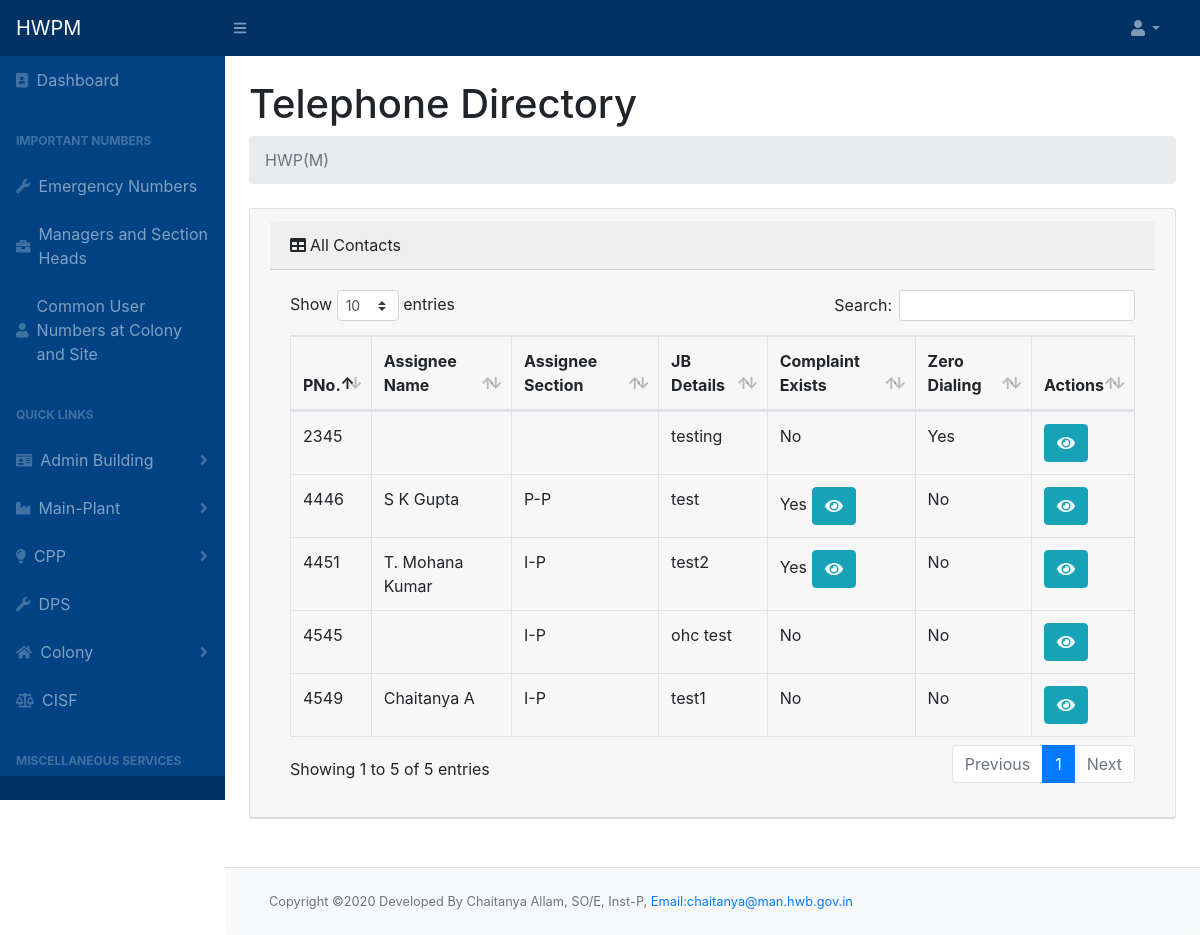
Screenshot of /teleadmin.php with the database file from the repository.
### tables this page shows
CREATE TABLE `phone_master` (
  `pno` int(10) NOT NULL,
  `parallel_pno` int(10) NOT NULL,
  `callerid_phone` int(10) NOT NULL,
  `wireless_phone` int(10) NOT NULL,
  `zero_dialing` int(10) NOT NULL,
  `jbdetails` text NOT NULL,
  `complaint_flag` tinyint(1) NOT NULL DEFAULT 0,
  `icno` int(10) NOT NULL,
  `off` tinyint(1) NOT NULL,
  `res` tinyint(1) NOT NULL,
  `emergency` tinyint(1) NOT NULL,
  `cat1` int(11) NOT NULL,
  `cat2` int(11) NOT NULL,
  `cat3` int(11) NOT NULL,
  `cat4` int(11) NOT NULL
);

CREATE TABLE `employee` (
  `icno` int(10) NOT NULL,
  `name` varchar(50) NOT NULL,
  `designation` varchar(50) NOT NULL,
  `section` varchar(50) NOT NULL,
  `pno` int(20) NOT NULL,
  `email` varchar(100) NOT NULL,
  `mobile` varchar(20) NOT NULL,
  `cat1` int(11) NOT NULL,
  `cat2` int(11) NOT NULL,
  `cat3` int(11) NOT NULL,
  `cat4` int(11) NOT NULL
);

### teleadmin.php (the view, shortened to what this page needs)
<!DOCTYPE html>
<html lang="en">
<?php include "header.php";
?>
<div id="layoutSidenav_content">
    <main>
        <div class="container-fluid">
            <h1 class="mt-4">Telephone Directory </h1>
            <ol class="breadcrumb mb-4">
                <li class="breadcrumb-item active">HWP(M)</li>
            </ol>
            <div class="card mb-4">
                <div class="card-header">
                    <div class="card-header"><i class="fas fa-table mr-1"></i>All Contacts</div>
                    <div class="card-body">
                        <div class="table-responsive table-hover">
                            <table class="table table-bordered" id="dataTable" width="100%" cellspacing="0">
                                <thead>
                                    <tr>
                                        <th>PNo.</th>
                                        <th>Assignee Name</th>
                                        <th>Assignee Section</th>
                                        <th>JB Details</th>
                                        <th>Complaint Exists</th>
                                        <th>Zero Dialing</th>
                                        <th>Actions</th>
                                    </tr>
                                </thead>
                                <tbody>
                                    <?php
                                    $query = $conn->query("SELECT * FROM `phone_master`");
                                    while ($row = $query->fetch_assoc()) {
                                        echo "<tr>";
                                    ?>
                                        <td>
                                            <?php echo $row['pno'] ?>
                                        </td>
                                        <td><?php
                                            $query_string2 = "SELECT * FROM employee where `icno`='" . $row['icno'] . "'";
                                            $query2 = $conn->query($query_string2);
                                            if ($query2->num_rows > 0) {
                                                $row2 = $query2->fetch_assoc();
                                                echo $row2['name'];
                                            }
                                            ?></td>
                                        <td><?php if (isset($row2))
                                                echo $row2['section']; ?></td>
                                        <td><?php echo $row['jbdetails'] ?></td>
                                        <td><?php if ($row['complaint_flag'] == 1) {
                                                echo "Yes"; ?>
                                                <button type="button" class="btn btn-info" data-toggle="modal" data-target="#Complaint_Modal" id="viewComplaint" data-id="<?php echo $row['pno'] ?>"><i class="fa fa-eye"></i></button>
                                            <?php } else
                                                echo "No";
                                            ?>
                                        </td>
                                        <td>
                                            <?php if ($row['zero_dialing'] == 1)
                                                echo "Yes";
                                            else
                                                echo "No";
                                            ?>
                                        </td>
                                        <td>
                                            <button type="button" class="btn btn-info" data-toggle="modal" data-target="#myModalview" id="getUser" data-id="<?php echo $row['pno'] ?>"><i class="fa fa-eye"></i></button>
                                        </td>
                                    <?php
                                        echo "</tr>";
                                    } ?>
                                </tbody>
                            </table>
                        </div>
                    </div>
                </div>
            </div>
        </div>
    </main>
    <br>
    <footer class="py-4 bg-light mt-auto card-footer">
        <div class="container-fluid">
            <div class="d-flex align-items-center justify-content-between small">
                <div class="text-muted">Copyright &copy;2020 Developed By Chaitanya Allam, SO/E, Inst-P, <a href="mailto:chaitanya@man.hwb.gov.in" style="font-size:0.8rem">Email:chaitanya@man.hwb.gov.in</a></div>
            </div>
        </div>
    </footer>
</div>
<?php include "footer.php" ?>

### rows the page displays
phone_master: pno "2345", jbdetails "testing", complaint_flag "No", zero_dialing "Yes"
phone_master: pno "4446", employee.name "S K Gupta", employee.section "P-P", jbdetails "test", zero_dialing "No"
phone_master: pno "4451", employee.name "T. Mohana Kumar", employee.section "I-P", jbdetails "test2", zero_dialing "No"
phone_master: pno "4545", jbdetails "ohc test", complaint_flag "No", zero_dialing "No"
employee: section "I-P"
phone_master: pno "4549", employee.name "Chaitanya A", employee.section "I-P", jbdetails "test1", complaint_flag "No", zero_dialing "No"
